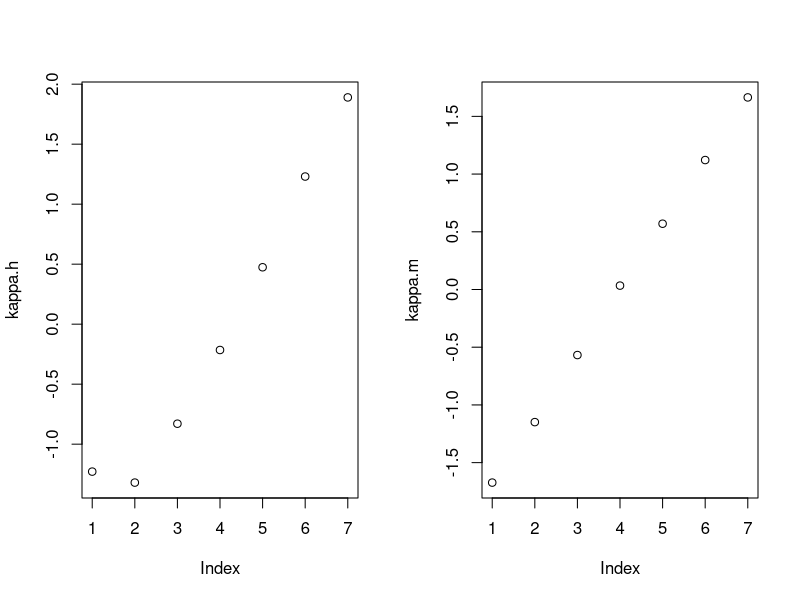
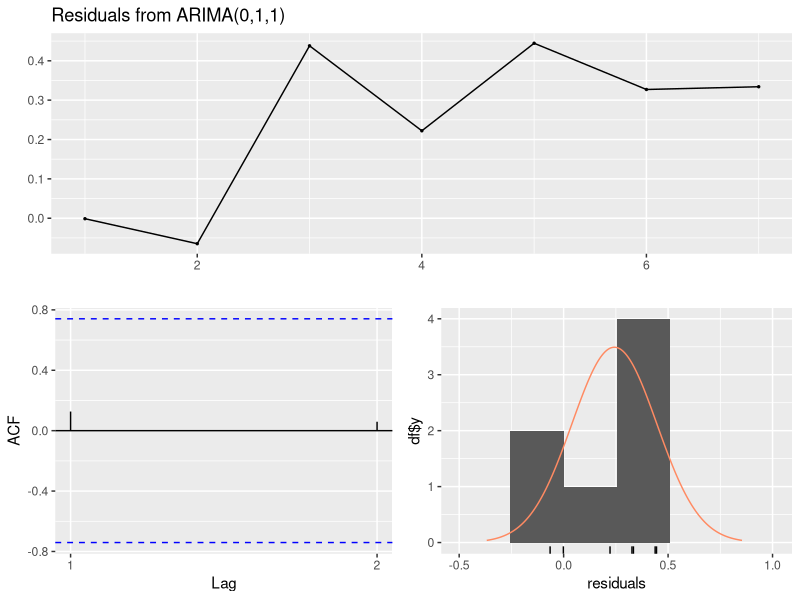
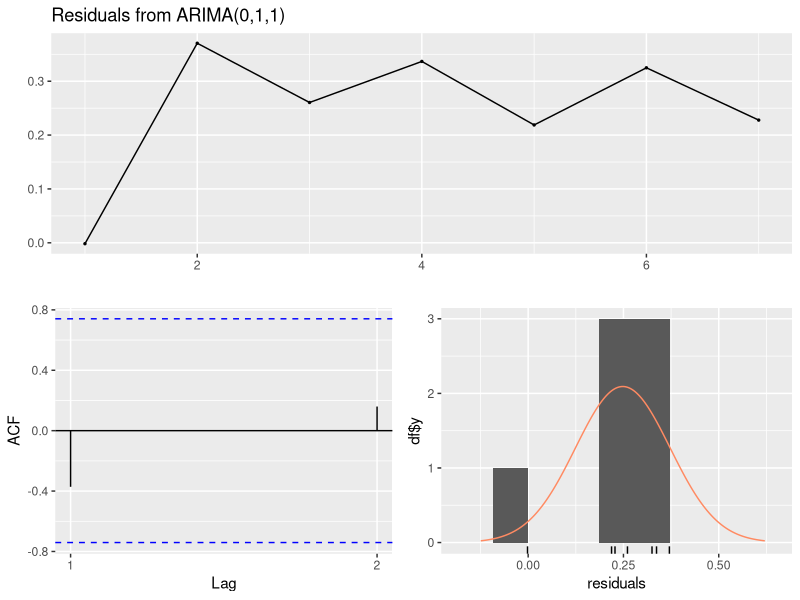
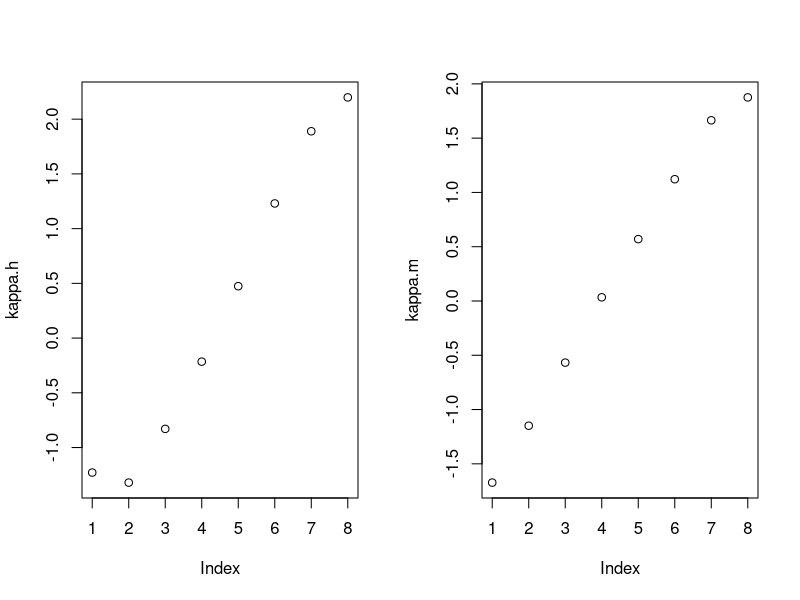
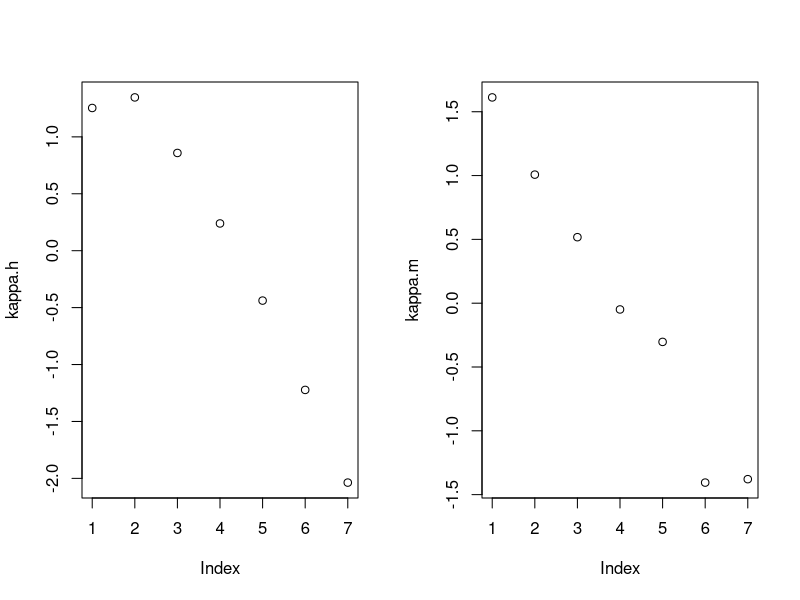
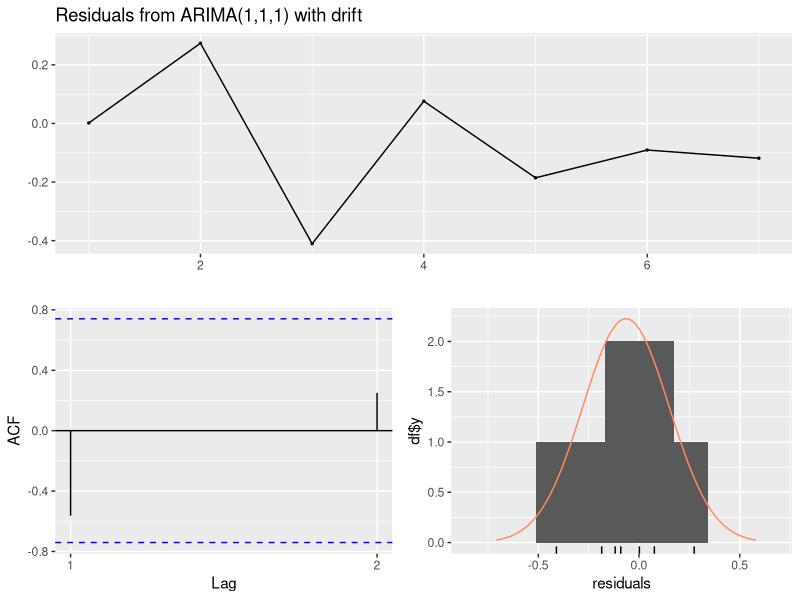
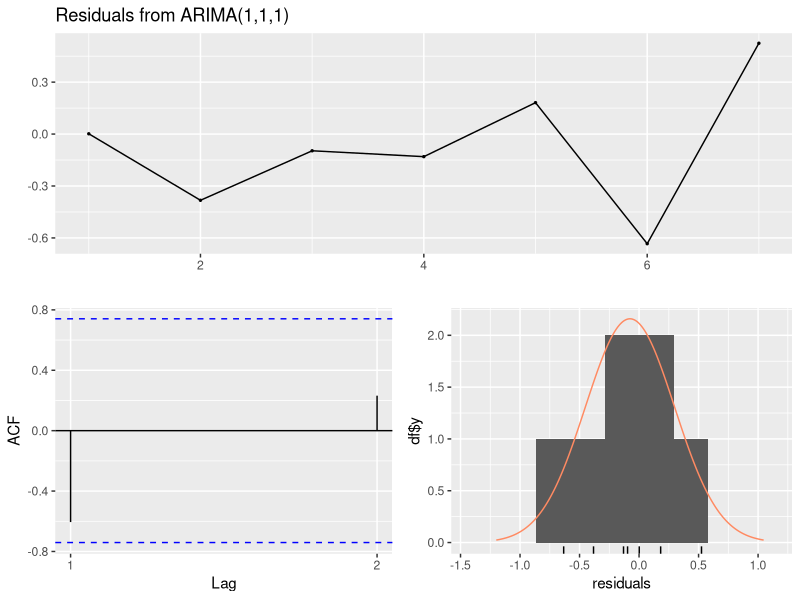
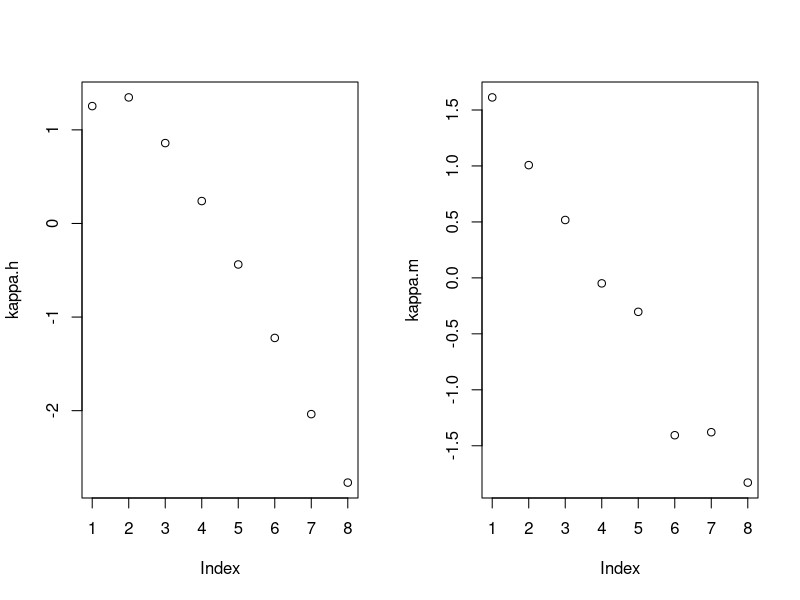

R code for these plots, in order:
# Integrantes: 
# Jorge Andres Sanchez Duarte
# Daniel Mauricio Vanegas Oliveros

# Notas:
# - Approaches made: - log(m)
#                    - logit(q)
#                    - log(q)
# - Para los modelos ARIMA se eligió el que diera mejores residuales.
# - El vector kappa fué multiplicado por -1 ya que mejoraba laes estimaciones.

# - Al final del documento se encuentran las tres tablas


 
rm(list = ls())

library(forecast)

# All previous mortality data was collected by DANE

m = data.frame(
  Edad = c("0","1 a 4","5 a 9","10 a 14","15 a 19","20 a 24","25 a 29",
           "30 a 34","35 a 39","40 a 44","45 a 49","50 a 54","55 a 59",
           "60 a 64","65 a 69","70 a 74","75 a 79","80 +"),
  H_1985_1990 = c(0.04945,0.00468,0.00065,0.00067,0.00179,0.00386,0.00466,
                  0.00498,0.00419,0.00472,0.00670,0.00906,0.01533,0.02257,
                  0.03259,0.04818,0.07359,0.13149),
  M_1985_1990 = c(0.03966,0.00420,0.00048,0.00039,0.00075,0.00096,0.00120,
                  0.00151,0.00185,0.00276,0.00408,0.00625,0.00814,0.01832,
                  0.02425,0.03726,0.05976,0.11037),
  
  H_1990_1995 = c(0.03759, 0.00319, 0.00054, 0.00065, 0.00342, 0.00582, 0.00578,
                  0.00536, 0.00566, 0.00562, 0.00608, 0.00831, 0.01273, 0.01805,
                  0.02948, 0.04338, 0.06655, 0.12943),
  M_1990_1995 = c(0.02886, 0.00282, 0.00039, 0.00039, 0.00083, 0.00097, 0.00110,
                  0.00131, 0.00176, 0.00242, 0.00360, 0.00571, 0.00943, 0.01409,
                  0.02310, 0.03650, 0.05846, 0.10727),
  
  H_1995_2000 = c(0.03362,0.00232,0.00053,0.00064,0.00290,0.00512,0.00509,0.00474,
                  0.00495,0.00497,0.00551,0.00774,0.01135,0.01672,0.02679,0.04006,
                  0.06353,0.13232),
  M_1995_2000 = c(0.02434, 0.00196, 0.00036, 0.00037, 0.00073, 
                  0.00093, 0.00099, 0.00118, 0.00159, 0.00216, 
                  0.00328, 0.00508, 0.00793, 0.01218, 0.01992, 
                  0.03189, 0.05102, 0.11226),
  
  H_2000_2005 = c(0.02923, 0.00156, 0.00051, 0.00063, 0.00236,
                  0.00436, 0.00435, 0.00406, 0.00419, 0.00427,
                  0.00488, 0.00709, 0.00984, 0.01519, 0.02379,
                  0.03630, 0.05997, 0.13613),
  M_2000_2005 = c(0.02046, 0.00136, 0.00032, 0.00035, 0.00063,
                  0.00090, 0.00088, 0.00106, 0.00143, 0.00193,
                  0.00298, 0.00452, 0.00666, 0.01050, 0.01715,
                  0.02784, 0.04453, 0.11784),
  
  H_2005_2010 = c(0.02411, 0.00122, 0.00042, 0.00051, 0.00185,
                  0.00336, 0.00336, 0.00320, 0.00339, 0.00365,
                  0.00444, 0.00657, 0.00949, 0.01485, 0.02359,
                  0.03674, 0.06041, 0.13566),
  M_2005_2010 = c(0.01613, 0.00113, 0.00028, 0.00030, 0.00054,
                  0.00076, 0.00076, 0.00092, 0.00126, 0.00172,
                  0.00268, 0.00408, 0.00605, 0.00958, 0.01573,
                  0.02585, 0.04223, 0.11639),
  
  H_2010_2015 = c(0.02097, 0.00092, 0.00034, 0.00040, 0.00140,
                  0.00248, 0.00249, 0.00244, 0.00269, 0.00310,
                  0.00405, 0.00612, 0.00918, 0.01456, 0.02342,
                  0.03713, 0.06079, 0.13533),
  M_2010_2015 = c(0.01362, 0.00092, 0.00024, 0.00025, 0.00046,
                  0.00064, 0.00064, 0.00079, 0.00109, 0.00153,
                  0.00239, 0.00366, 0.00548, 0.00871, 0.01440,
                  0.02399, 0.04008, 0.11520),
  
  H_2015_2020 = c(0.01863, 0.00072, 0.00029, 0.00033, 0.00108,
                  0.00187, 0.00188, 0.00191, 0.00221, 0.00272,
                  0.00377, 0.00581, 0.00896, 0.01435, 0.02330,
                  0.03741, 0.06106, 0.13509),
  M_2015_2020 = c(0.01185, 0.00074, 0.00020, 0.00021, 0.00038,
                  0.00053, 0.00055, 0.00068, 0.00096, 0.00136,
                  0.00215, 0.00331, 0.00501, 0.00799, 0.01330,
                  0.02246, 0.03831, 0.11424))

#############################################
###### estimación por medio de m (log) ######
#############################################

m.hombres = m[,c(rep(1:7)*2)]
m.mujeres = m[,c(rep(1:7)*2 + 1)]

# 1. hallamos las medias para cada edad (log)
alpha.h = rowMeans(log(m.hombres))
alpha.m = rowMeans(log(m.mujeres))

o = matrix(1, nrow = 18, ncol = 7)

# 2. centramos la matriz de mortalidad (log)
A.h = as.matrix(log(m.hombres)) - alpha.h*o
A.m = as.matrix(log(m.mujeres)) - alpha.m*o

# 3. valores singulares
svd.h = svd(A.h)
svd.m = svd(A.m)

# 4. estimación

#   hombres
beta.h = svd.h$u[,1]; 
kappa.h = svd.h$d[1]*svd.h$v[,1]; 

#   mujeres
beta.m = svd.m$u[,1]; 
kappa.m = svd.m$d[1]*svd.m$v[,1];


# 5. normalización 
#   centrado hombres

beta.h = beta.h/sum(beta.h); 
kappa.h = kappa.h*sum(beta.h) ; 
kappa.h = (kappa.h - mean(kappa.h))
#   centrado mujeres

beta.m = beta.m/sum(beta.m); 
kappa.m = kappa.m*sum(beta.m); 
kappa.m = (kappa.m - mean(kappa.m))

# 6. se modela kappa_t

par(mfrow = c(1,2))
plot(kappa.h) # comportamiento lineal
plot(kappa.m) # parece lineal también

m.arima.h = Arima(kappa.h, order = c(0,1,1)); summary(m.arima.h)
checkresiduals(m.arima.h) # no hay estacionariedad con (0,1,0)


m.arima.m = Arima(kappa.m, order = c(0,1,1)); summary(m.arima.m)
checkresiduals(m.arima.m)


par(mfrow = c(1,1))

fore.k.h = forecast(m.arima.h, h = 1)[4]$mean[1]
kappa.h
fore.k.h

fore.k.m = forecast(m.arima.m, h = 1)[4]$mean[1]
kappa.m
fore.k.m

# 7. proyección

kappa.h = c(kappa.h, fore.k.h) 
kappa.m = c(kappa.m, fore.k.m)

par(mfrow = c(1,2))
plot(kappa.h) # comportamiento lineal
plot(kappa.m) # parece lineal también
par(mfrow = c(1,1))

o = cbind(o, 1)

A.h.est.m = o*alpha.h + beta.h%*%t(kappa.h)

A.m.est.m = o*alpha.m + beta.m%*%t(kappa.m)

# pasamos a la tabla nueva

 # tasa mortandad en hombres
m.hombres = data.frame(m.hombres, H_2020_2025.proyección = exp(A.h.est.m)[,8])
rownames(m.hombres) = c("0","1 a 4","5 a 9","10 a 14","15 a 19","20 a 24","25 a 29",
                        "30 a 34","35 a 39","40 a 44","45 a 49","50 a 54","55 a 59",
                        "60 a 64","65 a 69","70 a 74","75 a 79","80 +")
m.hombres.log = m.hombres

 # tasa mortandad en mujeres
m.mujeres = data.frame(m.mujeres, M_2020_2025.proyección = exp(A.m.est.m)[,8])
rownames(m.mujeres) = c("0","1 a 4","5 a 9","10 a 14","15 a 19","20 a 24","25 a 29",
                        "30 a 34","35 a 39","40 a 44","45 a 49","50 a 54","55 a 59",
                        "60 a 64","65 a 69","70 a 74","75 a 79","80 +")
m.mujeres.log = m.hombres


###############################################
###### estimación por medio de q (logit) ######
###############################################

q = data.frame(
  Edad = c("0","1 a 4","5 a 9","10 a 14","15 a 19","20 a 24","25 a 29",
           "30 a 34","35 a 39","40 a 44","45 a 49","50 a 54","55 a 59",
           "60 a 64","65 a 69","70 a 74","75 a 79","80 +"),
  
  H_1985_1990 = c(0.047695,0.018481,0.003246,0.003342,0.008912,0.019125,
                  0.023035,0.024574,0.020720,0.023383,0.032933,0.044315,
                  0.073830,0.106825,0.150684,0.214995,0.310774,1.000000),
  M_1985_1990 = c(0.038542,0.016598,0.002372,0.001941,0.003751,0.004795,
                  0.005984,0.007508,0.009225,0.013688,0.020184,0.030780,
                  0.039895,0.087597,0.114331,0.170423,0.259978,1.000000),
  
  H_1990_1995 = c(0.036526,0.012654,0.002710,0.003245,0.016931,0.028696,
                  0.028496,0.026462,0.027918,0.027688,0.029955,0.040726,
                  0.061681,0.086366,0.137276,0.195663,0.285273,1.000000),
  M_1990_1995 = c(0.028241,0.011210,0.001943,0.001956,0.004161,0.004832,
                  0.004496,0.006533,0.008755,0.012040,0.017835,0.028160,
                  0.040777,0.068039,0.109603,0.167236,0.255012,1.000000),
  
  H_1995_2000 = c(0.032743,0.009231,0.002628,0.003190,0.014392,0.025269,
                  0.025148,0.023423,0.024462,0.024551,0.027196,0.037988,
                  0.057007,0.080231,0.125538,0.182069,0.274118,1.000000),
  M_1995_2000 = c(0.023884,0.007818,0.001777,0.001845,0.003633,0.004655,
                  0.004914,0.005871,0.007894,0.010766,0.016266,0.025104,
                  0.038903,0.059078,0.094865,0.147670,0.226251,1.000000),
  
  H_2000_2005 = c(0.028545,0.006220,0.002528,0.003123,0.011744,0.021551,
                  0.021507,0.020107,0.020734,0.021122,0.024098,0.034821,
                  0.048008,0.073163,0.112252,0.166379,0.260770,1.000000),
  M_2000_2005 = c(0.020124,0.005420,0.001622,0.001738,0.003165,0.004481,
                  0.004386,0.005266,0.007105,0.009608,0.014812,0.022337,
                  0.032753,0.051177,0.082222,0.130122,0.200332,1.000000),
  
  H_2005_2010 = c(0.023640,0.004880,0.002100,0.002530,0.009200,0.016660,
                  0.016650,0.015860,0.016830,0.018070,0.023240,0.034200,
                  0.046330,0.073980,0.111380,0.168250,0.244120,1.000000),
  M_2005_2010 = c(0.015920,0.004520,0.001490,0.001490,0.007270,0.008310,
                  0.003780,0.004020,0.005260,0.008580,0.013090,0.019830,
                  0.029810,0.046120,0.075680,0.121420,0.201100,1.000000),
  
  H_2010_2015 = c(0.020600,0.003690,0.001790,0.002010,0.006950,0.012340,
                  0.012360,0.012120,0.013380,0.015390,0.018900,0.027200,
                  0.044850,0.070990,0.112670,0.169890,0.263860,1.000000),
  M_2010_2015 = c(0.013470,0.003680,0.001190,0.001240,0.002270,0.003000,
                  0.002360,0.002510,0.005460,0.007600,0.010790,0.016720,
                  0.027900,0.042680,0.069810,0.131770,0.182160,1.000000),
  
  H_2015_2020 = c(0.018340,0.002860,0.001020,0.001640,0.005380,0.009020,
                  0.009300,0.009550,0.009370,0.013510,0.018690,0.026820,
                  0.043820,0.073980,0.117050,0.171050,0.264870,1.000000),
  M_2015_2020 = c(0.011730,0.002970,0.001020,0.001040,0.001910,0.002240,
                  0.002730,0.003000,0.004790,0.006790,0.016440,0.024720,
                  0.034620,0.069430,0.106340,0.174820,0.209000,1.000000)
)

logit = function(x){
  return(log(x/(1-x)))
}
sigmoid = function(x){
  return(1/(1+exp(-x)))
}

# la función logit tira para infinito cuando usamos q = 1:
q. = q[-18,]

q.hombres = q.[,c(rep(1:7)*2)]
q.mujeres = q.[,c(rep(1:7)*2 + 1)]

# 1. hallamos las medias para cada edad (log)
alpha.h = rowMeans(logit(q.hombres))
alpha.m = rowMeans(logit(q.mujeres))

o = matrix(1, nrow = 17, ncol = 7)

# 2. centramos la matriz de mortalidad (log)
A.h = as.matrix(logit(q.hombres)) - alpha.h*o
A.m = as.matrix(logit(q.mujeres)) - alpha.m*o

# 3. valores singulares
svd.h = svd(A.h)
svd.m = svd(A.m)

# 4. estimación
#   hombres
beta.h = svd.h$u[,1];
kappa.h = svd.h$d[1]*svd.h$v[,1]; 
#   mujeres
beta.m = svd.m$u[,1];
kappa.m = svd.m$d[1]*svd.m$v[,1];


# 5. normalización 
#   centrado hombres

beta.h = beta.h/sum(beta.h);
kappa.h = kappa.h*sum(beta.h) ;
kappa.h = -(kappa.h - mean(kappa.h))
#   centrado mujeres

beta.m = beta.m/sum(beta.m);
kappa.m = kappa.m*sum(beta.m);
kappa.m = -(kappa.m - mean(kappa.m))

# 6. se modela kappa_t

par(mfrow = c(1,2))
plot(kappa.h) # comportamiento lineal
plot(kappa.m) # parece lineal también


m.arima.h = Arima(kappa.h, order = c(1,1,1), include.drift = T, include.mean = T); summary(m.arima.h)
checkresiduals(m.arima.h) 

m.arima.m = Arima(kappa.m, order = c(1,1,1), include.mean = T, include.drift = F); summary(m.arima.m)
checkresiduals(m.arima.m)

par(mfrow = c(1,1))

fore.k.h = forecast(m.arima.h, h = 1)[4]$mean[1]
kappa.h
fore.k.h

fore.k.m = forecast(m.arima.m, h = 1)[4]$mean[1]
kappa.m
fore.k.m

# 7. proyección

kappa.h = c(kappa.h, fore.k.h) 
kappa.m = c(kappa.m, fore.k.m)

par(mfrow = c(1,2))
plot(kappa.h) # comportamiento lineal
plot(kappa.m) # parece lineal también
par(mfrow = c(1,1))

o = cbind(o, 1)

A.h.est.q = o*alpha.h + beta.h%*%t(kappa.h)

A.m.est.q = o*alpha.m + beta.m%*%t(kappa.m)

# pasamos a la tabla nueva

q.hombres = q[,c(rep(1:7)*2)]
q.mujeres = q[,c(rep(1:7)*2 + 1)]

sgmoid.h = rbind(sigmoid(A.h.est.q),1) # probabilidad de muerte en hombres

sgmoid.m = rbind(sigmoid(A.m.est.q),1) # probabilidad de muerte en mujeres

# tasa mortandad en hombres
q.hombres = data.frame(q.hombres, H_2020_2025.proyección = sgmoid.h[,8])
rownames(q.hombres) = c("0","1 a 4","5 a 9","10 a 14","15 a 19","20 a 24","25 a 29",
                        "30 a 34","35 a 39","40 a 44","45 a 49","50 a 54","55 a 59",
                        "60 a 64","65 a 69","70 a 74","75 a 79","80 +")
q.hombres.logit = q.hombres

# tasa mortandad en mujeres
q.mujeres = data.frame(q.mujeres, M_2020_2025.proyección = sgmoid.m[,8])
rownames(q.mujeres) = c("0","1 a 4","5 a 9","10 a 14","15 a 19","20 a 24","25 a 29",
                        "30 a 34","35 a 39","40 a 44","45 a 49","50 a 54","55 a 59",
                        "60 a 64","65 a 69","70 a 74","75 a 79","80 +")
q.mujeres.logit = q.mujeres


#############################################
###### estimación por medio de q (log) ######
#############################################


q.hombres = q[,c(rep(1:7)*2)]
q.mujeres = q[,c(rep(1:7)*2 + 1)]

# 1. hallamos las medias para cada edad (log)
alpha.h = rowMeans(log(q.hombres))
alpha.m = rowMeans(log(q.mujeres))

o = matrix(1, nrow = 18, ncol = 7)

# 2. centramos la matriz de mortalidad (log)
A.h = as.matrix(log(q.hombres)) - alpha.h*o
A.m = as.matrix(log(q.mujeres)) - alpha.m*o

# 3. valores singulares
svd.h = svd(A.h)
svd.m = svd(A.m)

# 4. estimación

#   hombres
beta.h = svd.h$u[,1];
kappa.h = svd.h$d[1]*svd.h$v[,1]; 

#   mujeres
beta.m = svd.m$u[,1];
kappa.m = svd.m$d[1]*svd.m$v[,1];

# 5. normalización 
#   centrado hombres

beta.h = beta.h/sum(beta.h);
kappa.h = kappa.h*sum(beta.h) ;
kappa.h = -(kappa.h - mean(kappa.h))
#   centrado mujeres

beta.m = beta.m/sum(beta.m);
kappa.m = kappa.m*sum(beta.m);
kappa.m = -(kappa.m - mean(kappa.m))

# 6. se modela kappa_t

par(mfrow = c(1,2))
plot(kappa.h)
plot(kappa.m) 

# ajuste de serie
m.arima.h = Arima(kappa.h, order = c(0,1,1), include.mean = F, include.drift = T); summary(m.arima.h)
checkresiduals(m.arima.h) 


m.arima.m = Arima(kappa.m, order = c(0,1,1), include.mean = F, include.drift = T); summary(m.arima.m)
checkresiduals(m.arima.m) 

par(mfrow = c(1,1))

fore.k.h = forecast(m.arima.h, h = 1)[4]$mean[1]
kappa.h
fore.k.h

fore.k.m = forecast(m.arima.m, h = 1)[4]$mean[1]
kappa.m
fore.k.m

# 7. proyección

kappa.h = c(kappa.h, fore.k.h) 
kappa.m = c(kappa.m, fore.k.m)

par(mfrow = c(1,2))
plot(kappa.h) # comportamiento lineal
plot(kappa.m) # parece lineal también
par(mfrow = c(1,1))

o = cbind(o, 1)

A.h.est.q = o*alpha.h + beta.h%*%t(kappa.h)

A.m.est.q = o*alpha.m + beta.m%*%t(kappa.m)

# nueva tabla
q.hombres = data.frame(q.hombres, H_2020_2025.proyección = exp(A.h.est.q)[,8])      # tasa mortandad en hombres
rownames(q.hombres) = c("0","1 a 4","5 a 9","10 a 14","15 a 19","20 a 24","25 a 29",
                        "30 a 34","35 a 39","40 a 44","45 a 49","50 a 54","55 a 59",
                        "60 a 64","65 a 69","70 a 74","75 a 79","80 +")
q.hombres.log = q.hombres

q.mujeres = data.frame(q.mujeres, M_2020_2025.proyección = exp(A.m.est.q)[,8])      # tasa mortandad en mujeres

rownames(q.mujeres) = c("0","1 a 4","5 a 9","10 a 14","15 a 19","20 a 24","25 a 29",
                        "30 a 34","35 a 39","40 a 44","45 a 49","50 a 54","55 a 59",
                        "60 a 64","65 a 69","70 a 74","75 a 79","80 +")

q.mujeres.log = q.mujeres

##################################
########### RESULTADOS ###########
##################################

# ESTIMACIÓN CON TASA DE MORTANDAD (LOG)

m.hombres.log
m.mujeres.log

# ESTIMACIÓN CON PROBABILIDAD DE MUERTE (LOGIT)

q.hombres.logit
q.mujeres.logit

# ESTIMACIÓN CON PROBABILIDAD DE MUERTE (LOG)

q.hombres.log
q.mujeres.log
